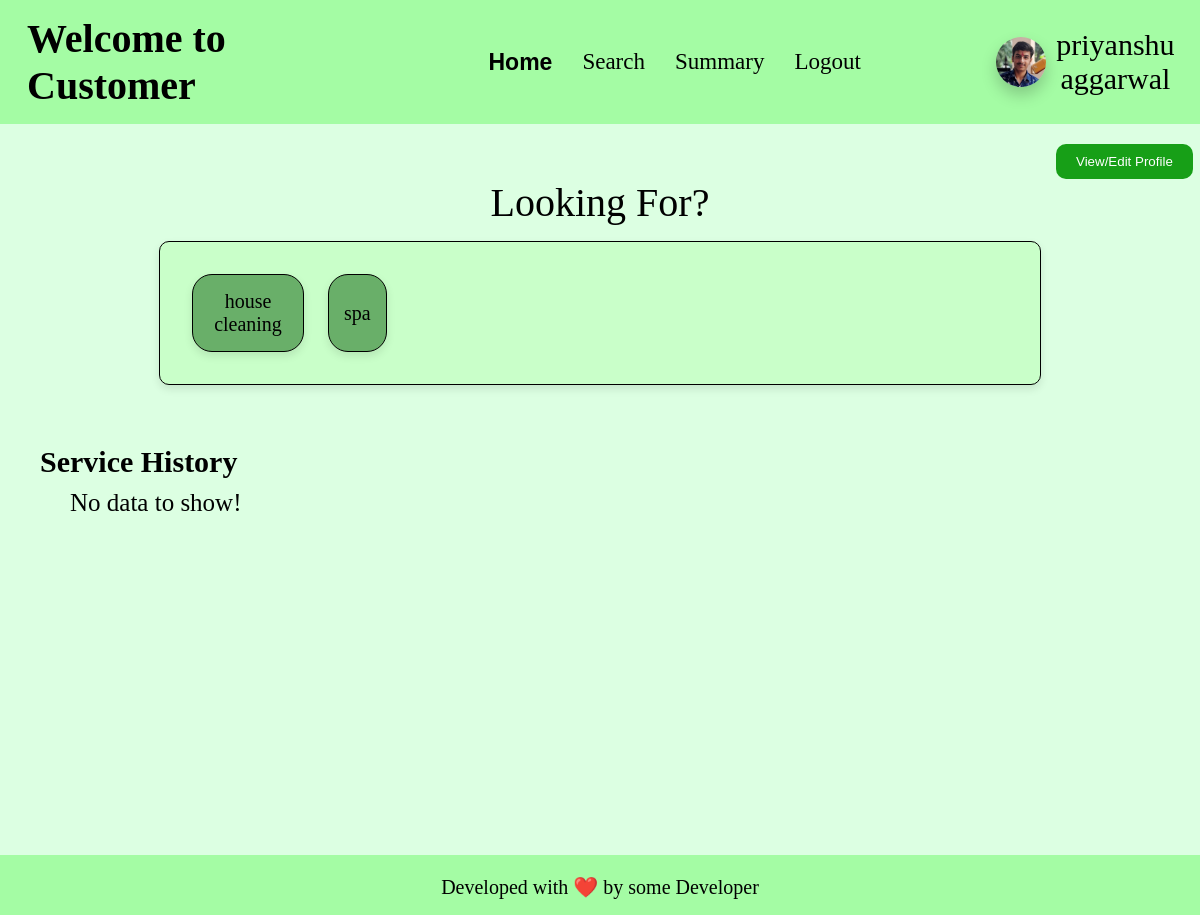
Before: /customer_home/1 (signed in) with the older database file.
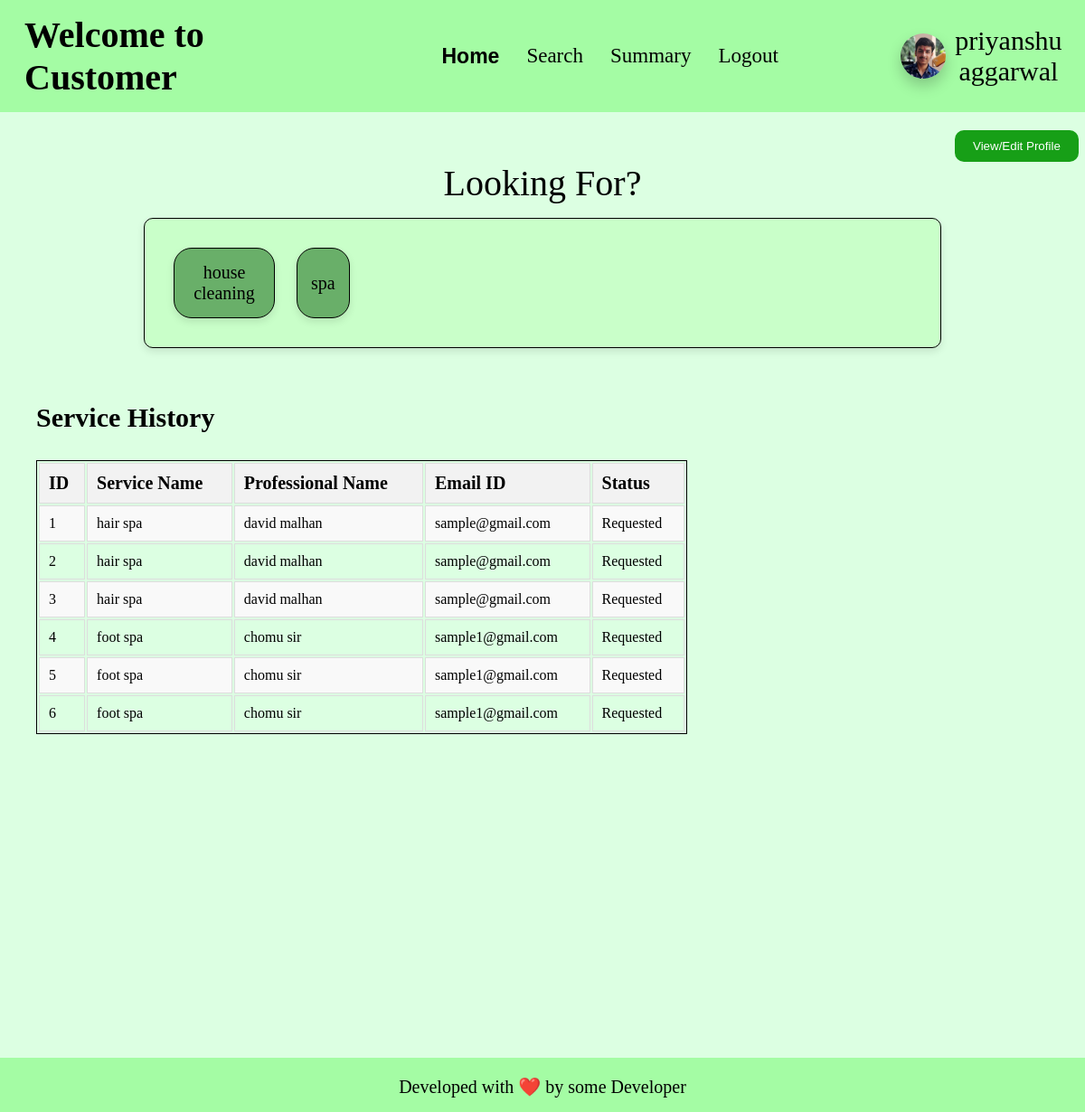
After: the same page with the newer database file.
### app.py (models this page shows)
class service_request(db.Model):
    __tablename__ = "service_request"
    id = db.Column(db.Integer, primary_key=True, autoincrement=True)
    service_id = db.Column(db.Integer, ForeignKey('service.id'), nullable=False)
    customer_id = db.Column(db.Integer, ForeignKey('customer.id'), nullable=False)
    professional_id = db.Column(db.Integer, ForeignKey('professional.id'), nullable=False)
    date_of_request = db.Column(db.Date, nullable=False)
    date_of_completion = db.Column(db.Date, default=False)
    service_status = db.Column(db.String, default=False)
    rstars = db.Column(db.Integer, default=False)
    rfeedback = db.Column(db.String, default=False)

class service(db.Model):
    __tablename__ = "service"
    id = db.Column(db.Integer, primary_key=True, autoincrement=True)
    name = db.Column(db.String, nullable=False)
    base_price = db.Column(db.Integer, nullable=False)
    time_required = db.Column(db.Integer, nullable=False)
    description = db.Column(db.String, nullable=False)
    status = db.Column(db.Boolean, default = False)
    type = db.Column(db.String, nullable=False)
    professionals = db.relationship('professional', back_populates='service_type')
    service_requests = db.relationship('service_request', backref='service', cascade='all, delete-orphan')

class professional(db.Model):
    __tablename__ = "professional"
    id = db.Column(db.Integer, primary_key=True, autoincrement=True)
    email_id = db.Column(db.String, nullable=False)
    fullname = db.Column(db.String, nullable=False)
    password = db.Column(db.String, nullable=False)
    date_created = db.Column(db.Date, nullable=False)
    service_type_id = db.Column(db.Integer, db.ForeignKey('service.id'), nullable=False)
    experience = db.Column(db.Integer, nullable=False)
    gender = db.Column(db.String, nullable=False)
    address = db.Column(db.String, nullable=False)
    pin_code = db.Column(db.Integer, nullable=False)
    documents = db.Column(db.String, nullable=False)
    request = db.Column(db.Boolean, default=None)
    blocked = db.Column(db.Boolean, default=False)
    services_completed = db.Column(db.Integer, default = 0)
    rating = db.Column(db.Float, default = 0.0)
    price = db.Column(db.Integer, default = 0)
    service_type = db.relationship('service', back_populates='professionals')
    service_requests = db.relationship('service_request', backref='professional', cascade='all, delete-orphan')

### app.py (the view, shortened to what this page needs)
@app.route('/customer_home/<int:id>', methods=['GET', 'POST'])
def customer_home(id):
    if request.method == 'GET':
        params = request.args
        service_name = params.get('service_name') #it will contain service name if any service is selected.
        cus = customer.query.filter_by(id = id).first()
        ser = service_request.query.filter_by(customer_id = id).all()
        all_services = [service_type[0] for service_type in db.session.query(service.type).distinct().all()]
        if cus: #if that customer exists
            if not cus.blocked:  # if that customer is not blocked
                if service_name == None:
                    return render_template("customer_home.html", service_name = False, customer = cus, service_history = ser, all_types = all_services)
            else:
                return redirect('/customer_login')
        else:
            return redirect('/customer_login')

### templates/customer_home.html (shortened to what this page needs)
<!DOCTYPE html>
<html lang="en">
<head>
    <link rel="stylesheet" href="/static/css/profile-block.css">
    <link rel="stylesheet" href="/static/css/table-styling.css">
    <link rel="stylesheet" href="/static/css/basic.css">
</head>
<body>
    <header>
        <h1>Welcome to Customer</h1>
        <ul>
            <li><a class="active" href="/customer_home/{{customer.id}}">Home</a></li>
            <li><a href="/customer_search/{{customer.id}}">Search</a></li>
            <li><a href="/customer_summary/{{customer.id}}">Summary</a></li>
            <li><a href="/customer_logout/{{customer.id}}">Logout</a></li>
        </ul>
        <div id="user-info">
            <img id="user-pic" src="/static/anant-pic.jpg" alt="Profile Picture">
            <div>{{customer.fullname}}</div>
        </div>
    </header>
    <button id="edit_profile_button" onclick="gotoroute('/customer_home/view_profile/{{customer.id}}')">View/Edit Profile</button>
    <div id="box-heading">
        {% if service_name %}
        Best {{service_name}} Packages
        {% else %}
        Looking For?
        {% endif %}
    </div>
    {% if service_name %}
    <div id="service-select" style="flex-direction: column; align-items: center; width:40vw;">
        {% if searched_results == 'no_data' %}
            <div id="no_data">No data to show!</div>
        {% else %}
            <ol>
                {% for result in searched_results %}
                    <li>{{result.service_type.name}} services - <br>
                        Name - {{result.fullname}}, Completed services - {{result.services_completed}}, <br>
                        Rating - {{result.rating}}, Price - {{result.price}}.
                        &emsp;&emsp;&emsp;&emsp;&emsp;&emsp; &emsp; &emsp; &emsp; &emsp; &emsp; &emsp; &emsp;
                        <a href="/customer_home/{{customer.id}}/service_book/{{result.id}}/{{result.service_type.id}}">Book</a>
                    </li>
                {% endfor %}
            </ol>
        {% endif %}
    </div>
    {% else %}
    <div id="service-select">
        {% for service_name in all_types %}
            <div class="service-box">
                <a href="/customer_home/{{customer.id}}?service_name={{service_name | replace(' ', '+') }}">{{service_name}}</a>
            </div>
        {% endfor %}
    </div>
    {% endif %}
    <h2>Service History</h2>
    {% if service_history %}
        <div class="tables">
            <table class="styled-table">
                <tr>
                    <th>ID</th>
                    <th>Service Name</th>
                    <th>Professional Name</th>
                    <th>Email ID</th>
                    <th>Status</th>
                </tr>
                {% for service_req in service_history %}
                    <tr>
                        <td>{{loop.index}}</td>
                        <td>{{service_req.service.name}}</td>
                        <td>{{service_req.professional.fullname}}</td>
                        <td>{{service_req.professional.email_id}}</td>
                        <td>
                            {% if service_req.service_status == "requested" %}
                                <p>Requested</p>
                            {% elif service_req.service_status == "accepted" %}
                                <a href="/customer_home/close_service/{{customer.id}}/{{service_req.id}}">Close it</a>
                            {% elif service_req.service_status == "closed" %}
                                <p>Closed</p>
                            {% endif %}
                        </td>
                    </tr>
                {% endfor %}
            </table>
        </div>
    {% else %}
        <div id="no_data">No data to show!</div>
    {% endif %}
    <br>
    <footer>
        <p>
            Developed with ❤️ by some Developer
        </p>
    </footer>
</body>
</html>

Changed rows visible on the page:
added service_request: service.name "hair spa", professional.fullname "david malhan", professional.email_id "sample@gmail.com", service_status "Requested"
added service_request: service.name "hair spa", professional.fullname "david malhan", professional.email_id "sample@gmail.com", service_status "Requested"
added service_request: service.name "hair spa", professional.fullname "david malhan", professional.email_id "sample@gmail.com", service_status "Requested"
added service_request: service.name "foot spa", professional.fullname "chomu sir", professional.email_id "sample1@gmail.com", service_status "Requested"
added service_request: service.name "foot spa", professional.fullname "chomu sir", professional.email_id "sample1@gmail.com", service_status "Requested"
added service_request: service.name "foot spa", professional.fullname "chomu sir", professional.email_id "sample1@gmail.com", service_status "Requested"
Other visible differences:
text no longer shown: "No data to show!"
text now shown: "ID Service Name Professional Name Email ID Status"
